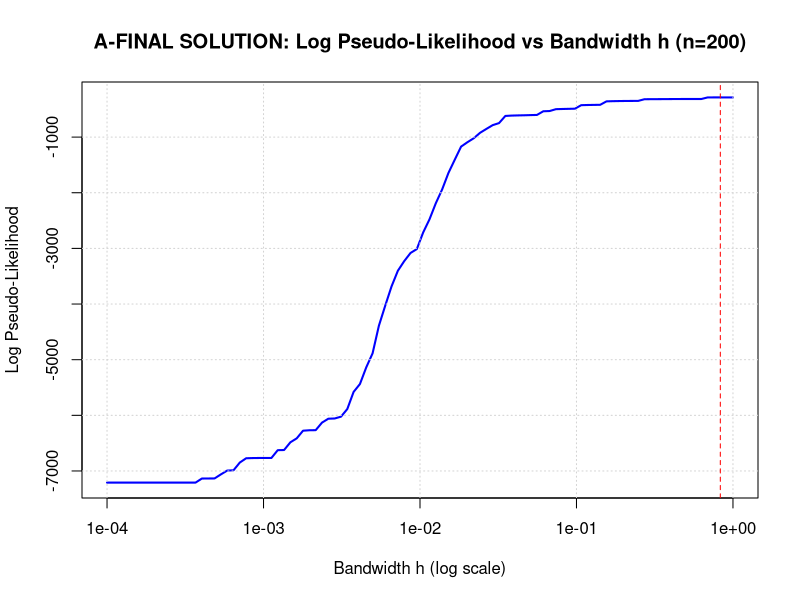
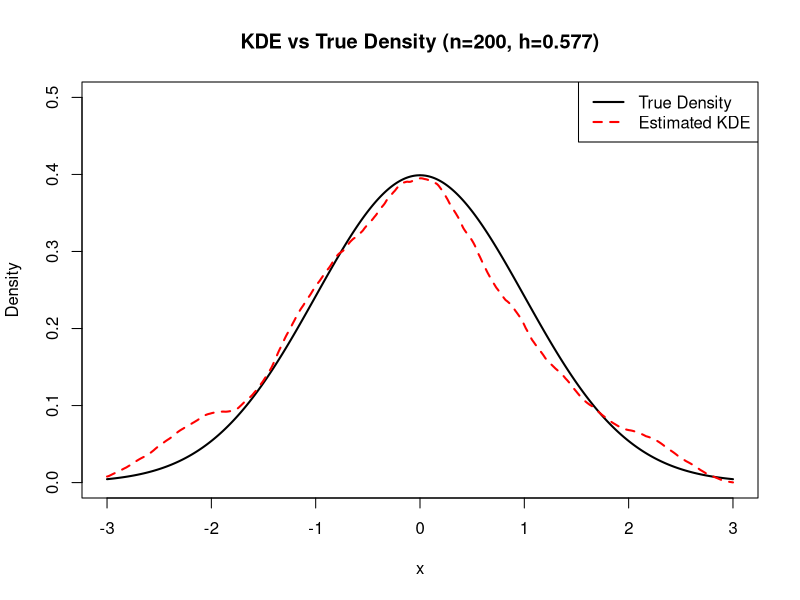
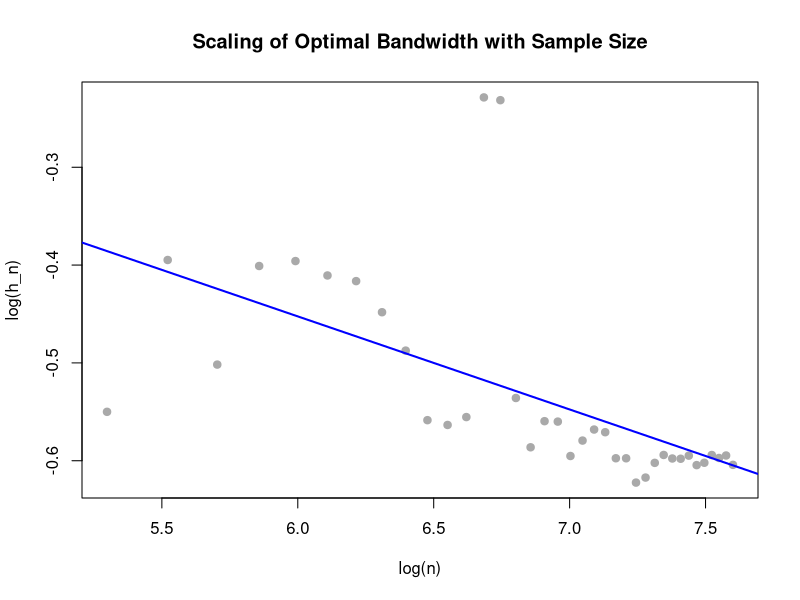

Write R code to recreate these figures, in order.
## ---- chunk 1
knitr::opts_chunk$set(echo = TRUE)
## ---- chunk 2
set.seed(8888)

# The True Density: Standard Normal
p_true <- function(x) {
  dnorm(x, mean = 0, sd = 1)
}

# The Kernel: Epanechnikov Kernel
# k(u) = 3/4 * (1 - u^2) for |u| <= 1
k_func <- function(u) {
  val <- 0.75 * (1 - u^2)
  val[abs(u) > 1] <- 0
  return(val)
}
## ---- chunk 3
# Leave-One-Out (LOO) Pseudo-Likelihood Function
# Returns the sum of log-likelihoods for a specific bandwidth h
# Input: h (bandwidth), x (data vector)
loo_log_lik <- function(h, x) {
  n <- length(x)
  
  # Compute matrix of differences (x_i - x_j) / h
  # outer(x, x, "-") creates an n x n matrix of differences
  diff_matrix <- outer(x, x, "-") / h
  
  # Apply kernel function
  k_matrix <- k_func(diff_matrix)
  
  # The LOO estimator removes the i-th point from its own density estimate.
  # In the matrix, this corresponds to the diagonal (where x_i - x_i = 0).
  # We set diagonal to 0 effectively removing the point itself.
  diag(k_matrix) <- 0
  
  # Compute density estimates for each point i using the n-1 other points
  # Sum over columns (j) for each row (i)
  # Formula: (1 / ((n-1) * h)) * sum_{j != i} K(...)
  dens_estimates <- rowSums(k_matrix) / ((n - 1) * h)
  
  # Avoid log(0) by replacing 0 with a very small number (machine epsilon)
  dens_estimates[dens_estimates == 0] <- .Machine$double.eps
  
  # Sum of log likelihoods
  return(sum(log(dens_estimates)))
}
## ---- chunk 4
n_a <- 200
X_a <- rnorm(n_a)

# Prob range is: [10^-4, 1]
# expand the log sequence to plokt against likelihood
h_grid <- exp(seq(log(0.0001), log(1), length.out = 100))

# Compute likelihoods for grid
lik_values <- sapply(h_grid, function(h) loo_log_lik(h, X_a))

# Plot
plot(h_grid, lik_values, type = "l", log = "x", lwd = 2, col = "blue",
     main = "A-FINAL SOLUTION: Log Pseudo-Likelihood vs Bandwidth h (n=200)",
     xlab = "Bandwidth h (log scale)", ylab = "Log Pseudo-Likelihood")
grid()

# Find rough max from grid (just for sanity check)
h_best_grid <- h_grid[which.max(lik_values)]
abline(v = h_best_grid, col = "red", lty = 2)
## ---- chunk 5
# Generate large dataset for subsets
# This makes the trend in parts (c)/(d) smoother than regenerating fresh data
X_master <- rnorm(2000)
n_seq <- seq(200, 2000, by = 50)
h_opt_values <- numeric(length(n_seq))

# Loop through sample sizes
for (i in seq_along(n_seq)) {
  n_curr <- n_seq[i]
  X_curr <- X_master[1:n_curr]
  
  # Use R's optimize function to find the precise maximum
  # Search in [0.01, 2] is good for normal dist. 
  opt_res <- optimize(f = function(h) loo_log_lik(h, X_curr), 
                      interval = c(0.001, 2), 
                      maximum = TRUE)
  
  h_opt_values[i] <- opt_res$maximum
}

# Retrieve optimal h for n=200 (first element)
h_n200 <- h_opt_values[1] 
X_200 <- X_master[1:200]

# Plot estimated density vs True density for n=200
x_eval <- seq(-3, 3, length.out = 1000)

# Calculate standard KDE using the optimal bandwidth
kde_est <- sapply(x_eval, function(val) {
  mean(k_func((val - X_200) / h_n200)) / h_n200
})
## ---- chunk 6
plot(x_eval, p_true(x_eval), type = "l", lwd = 2, col = "black", 
     ylim = c(0, 0.5),
     main = paste("KDE vs True Density (n=200, h=", round(h_n200, 3), ")", sep=""),
     xlab = "x", ylab = "Density")
lines(x_eval, kde_est, col = "red", lwd = 2, lty = 2)
legend("topright", legend = c("True Density", "Estimated KDE"),
       col = c("black", "red"), lty = c(1, 2), lwd = 2)
## ---- chunk 7
df <- data.frame(
  log_n = log(n_seq),
  log_h = log(h_opt_values),
  log_log_n = log(log(n_seq))
)

# Plot log-log relation
plot(df$log_n, df$log_h, pch = 19, col = "darkgrey",
     main = "Scaling of Optimal Bandwidth with Sample Size",
     xlab = "log(n)", ylab = "log(h_n)")

# Model 1: log h = alpha * log n + beta
model1 <- lm(log_h ~ log_n, data = df)
abline(model1, col = "blue", lwd = 2)
## ---- chunk 8
print(coef(model1))
## ---- chunk 9
# Model 2: log h = alpha * log n + gamma * log(log n) + beta
model2 <- lm(log_h ~ log_n + log_log_n, data = df)
## ---- chunk 10
print(coef(model2))
## ---- chunk 11

ssr1 <- sum(resid(model1)^2)
ssr2 <- sum(resid(model2)^2)
